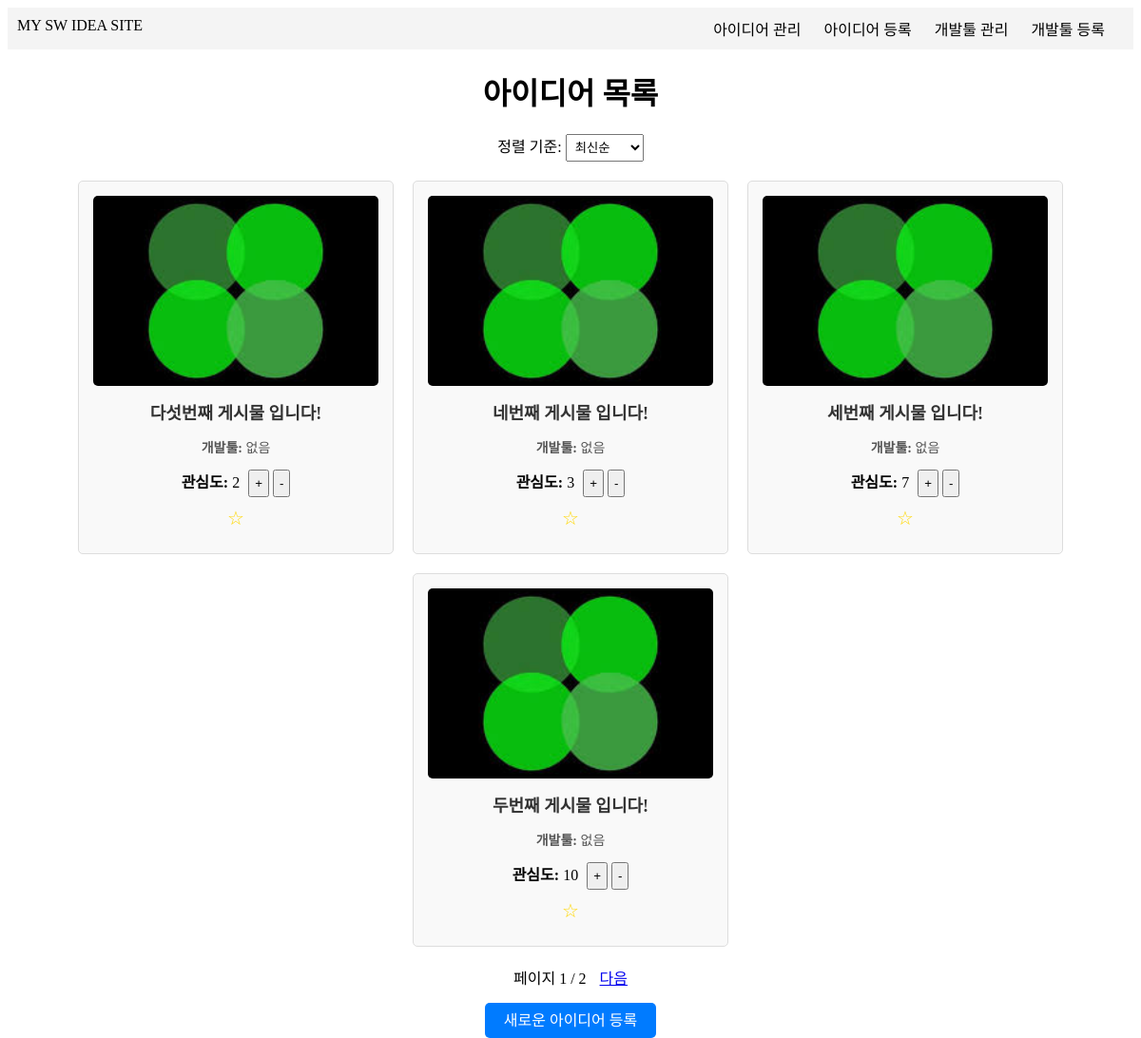
The page / on the database its author committed.
### ideas/models.py (models this page shows, shortened)
class Idea(models.Model):
    title = models.CharField(max_length=100)
    image = models.ImageField(upload_to='ideas/', null=True, blank=True)
    content = models.TextField()
    interest = models.IntegerField(default=0)
    devtool = models.ForeignKey(Tool, on_delete=models.SET_NULL, null=True, blank=True)  # Tool 모델 참조
    created_at = models.DateTimeField(auto_now_add=True)

### ideas/views.py (the view)
# urls.py: path('', views.idea_list, name='idea_list'),
def idea_list(request):
    sort_by = request.GET.get('sort_by', '-id')  # 기본값: 최신순
    valid_sort_fields = ['id', '-id', 'interest', '-interest', 'title', '-title', 'created_at', '-created_at']
    if sort_by not in valid_sort_fields:
        sort_by = '-id'
    ideas = Idea.objects.all().order_by(sort_by)
    paginator = Paginator(ideas, 4)  # 페이지당 4개
    page = request.GET.get('page', 1)
    ideas = paginator.get_page(page)
    return render(request, 'ideas/idea_list.html', {
        'ideas': ideas,
        'sort_by': sort_by,
    })

### ideas/templates/ideas/idea_list.html (shortened to what this page needs)
{% extends "base.html" %}
{% load static %}
{% block content %}
<h1 style="text-align: center;">아이디어 목록</h1>
<div style="text-align: center; margin-bottom: 20px;">
    <form method="get" style="display: inline-block;">
        <label for="sort_by">정렬 기준:</label>
        <select name="sort_by" id="sort_by" onchange="this.form.submit()" style="padding: 5px;">
            <option value="-id" {% if sort_by == '-id' %}selected{% endif %}>최신순</option>
        </select>
    </form>
</div>
<ul style="list-style: none; padding: 0; display: flex; flex-wrap: wrap; gap: 20px; justify-content: center;">
    {% for idea in ideas %}
        <li style="width: 300px; border: 1px solid #ddd; padding: 15px; border-radius: 5px; background-color: #f9f9f9; text-align: center;">
            <div>
                {% if idea.image and idea.image.url %}
                    <img src="{{ idea.image.url }}" alt="{{ idea.title }}" style="width: 100%; height: 200px; object-fit: cover; border-radius: 5px;">
                {% else %}
                    <div style="width: 100%; height: 200px; background-color: #eaeaea; display: flex; align-items: center; justify-content: center; border-radius: 5px;">
                        <span style="color: #aaa;">이미지 없음</span>
                    </div>
                {% endif %}
            </div>
            <div style="margin: 10px 0;">
                <a href="{% url 'idea_detail' idea.id %}" style="font-size: 18px; font-weight: bold; text-decoration: none; color: #333;">
                    {{ idea.title }}
                </a>
            </div>
            <div style="margin: 10px 0;">
                <p style="font-size: 14px; color: #555;">
                    <strong>개발툴:</strong>
                    {% if idea.devtool %}
                        {{ idea.devtool.name }}
                    {% else %}
                        없음
                    {% endif %}
                </p>
            </div>
            <div style="margin: 10px 0;">
                <p style="display: inline; font-weight: bold;">관심도:</p>
                <span id="interest-{{ idea.id }}" style="font-size: 16px;">{{ idea.interest }}</span>
                <button onclick="updateInterest({{ idea.id }}, 1)"
                        style="margin-left: 5px; padding: 5px;">+</button>
                <button onclick="updateInterest({{ idea.id }}, -1)"
                        style="padding: 5px;">-</button>
            </div>
            <div style="margin: 10px 0;">
                <span id="star-{{ idea.id }}"
                      style="font-size: 20px; cursor: pointer; color: gold;"
                      onclick="toggleStar({{ idea.id }})">
                    {% if idea.ideastar.is_starred %}★{% else %}☆{% endif %}
                </span>
            </div>
        </li>
    {% endfor %}
</ul>
<div style="text-align: center; margin-top: 20px;">
    <span>페이지 {{ ideas.number }} / {{ ideas.paginator.num_pages }}</span>
    {% if ideas.has_next %}
        <a href="?sort_by={{ sort_by }}&page={{ ideas.next_page_number }}" style="margin-left: 10px;">다음</a>
    {% endif %}
</div>
<div style="text-align: center; margin-top: 20px;">
    <a href="{% url 'add_idea' %}" style="padding: 10px 20px; background-color: #007bff; color: white; text-decoration: none; border-radius: 5px;">
        새로운 아이디어 등록
    </a>
</div>
{% endblock %}

### templates/base.html (shortened to what this page needs)
<!DOCTYPE html>
<html lang="en">
<head>
</head>
<body>
    <nav class ="nav">
        <nav class="left-nav">
            <a href="{% url 'idea_list' %}">MY <span>SW IDEA</span> SITE</a>
        </nav>
        <nav class = "right-nav">
            <a href="{% url 'idea_list' %}">아이디어 관리</a>
            <a href="{% url 'add_idea' %}">아이디어 등록</a>
            <a href="{% url 'tool_list' %}">개발툴 관리</a>
            <a href="{% url 'add_tool' %}">개발툴 등록</a>
        </nav>
    </nav>
    <div>
        {% block content %}{% endblock %}
    </div>
</body>
</html>

### templates/base.html (style rules this page uses)
.nav { display: flex; justify-content: space-between; background-color: #f4f4f4; padding: 10px; }
nav > a { text-decoration: none; color: black; }
.right-nav > a { margin-right: 20px; }
.right-nav:last-child { margin-right: 0; }

### rows shown on the page
Idea: image (picture), title "다섯번째 게시물 입니다!", shows "없음", interest "2"
Idea: image (picture), title "네번째 게시물 입니다!", shows "없음", interest "3"
Idea: image (picture), title "세번째 게시물 입니다!", shows "없음", interest "7"
Idea: image (picture), title "두번째 게시물 입니다!", shows "없음", interest "10"

### other values the page prints
{{ ideas.number }} "1"
{{ ideas.paginator.num_pages }} "2"
